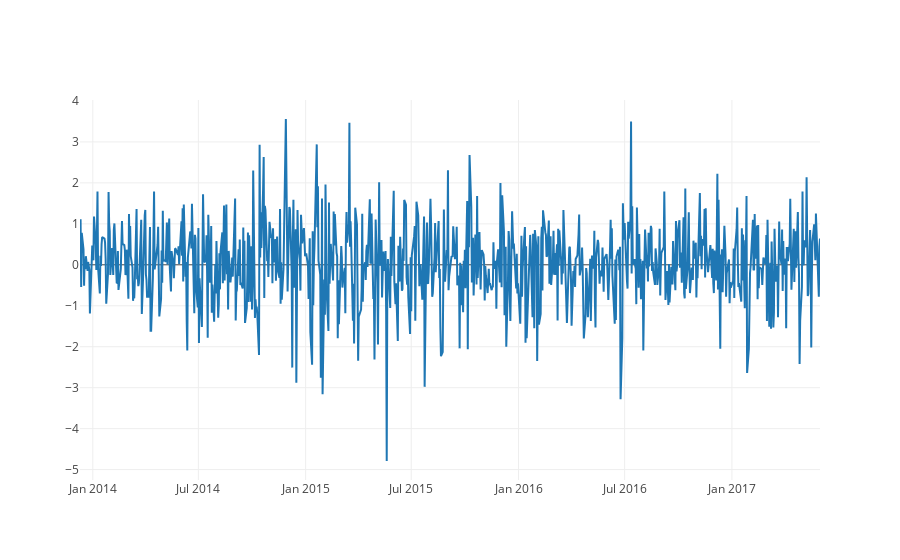

Notebook cell for this chart:
### Code cell
iplot([Scatter(x=train.index, y=train['Close_diff'])])

### Figure 1 — Plotly figure (JSON) as saved in the notebook; plotly's stock layout.template omitted (floating-point values rounded to 4 significant figures; data arrays with more than 128 entries replaced by an {"elided": "..."} marker saying what was removed)
{"data": [{"type": "scatter", "x": {"elided": "875 str values"}, "y": {"elided": "875 float values"}}], "layout": {}}
